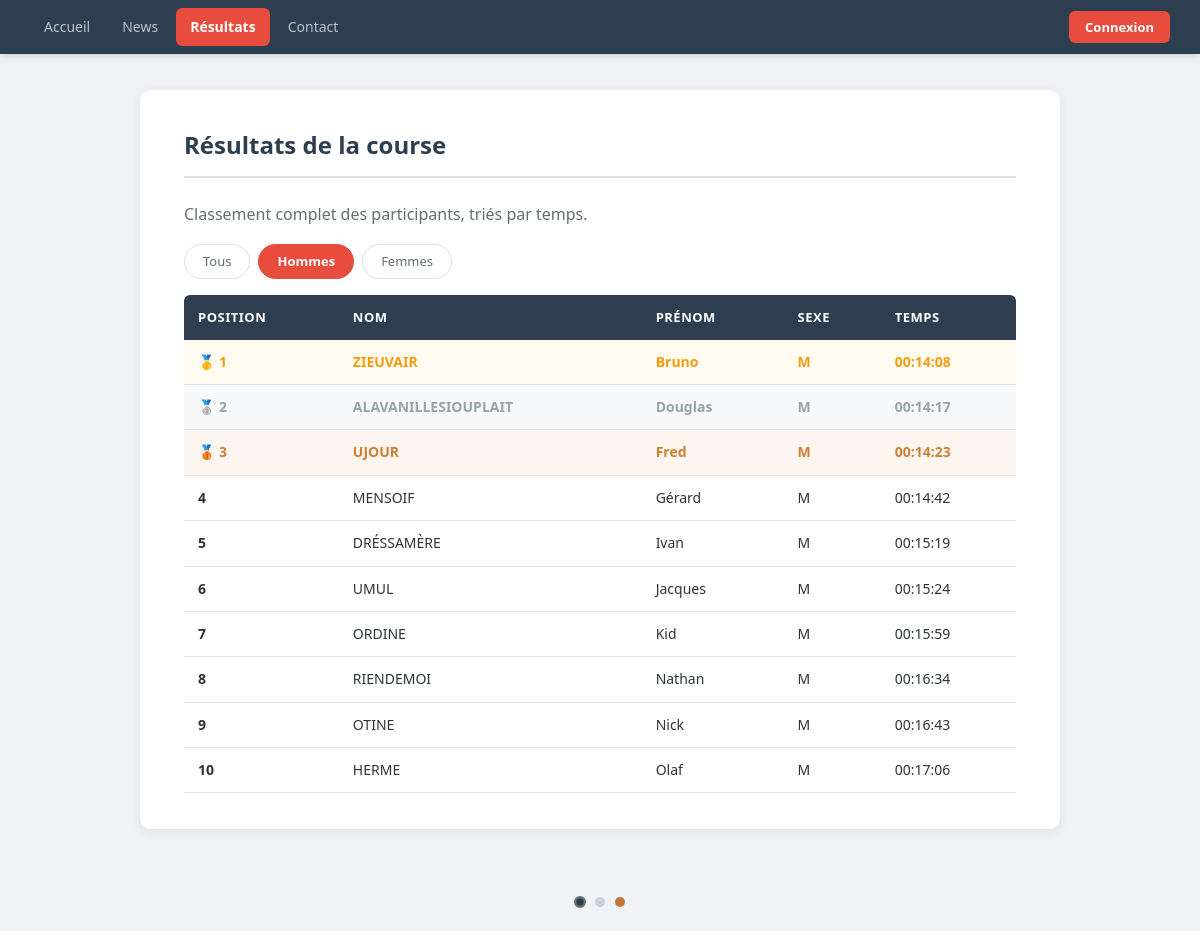
/index.php?page=resultats&filtre=M, run on the app's committed database.
### tables this page shows
CREATE TABLE IF NOT EXISTS resultats (
    ResID     INT          AUTO_INCREMENT PRIMARY KEY,
    ResNom    VARCHAR(100) NOT NULL,
    ResPrenom VARCHAR(100) NOT NULL,
    ResSexe   CHAR(1)      NOT NULL,
    ResTps    TIME         NOT NULL
);

### pages/resultats.php (the view, shortened to what this page needs)
<?php
include('config/connexion.php');
$theme  = $_SESSION['theme'] ?? 'officiel';
$filtre = $_GET['filtre'] ?? 'tous';
if ($filtre === 'tous') {
    $req = $pdo->query('SELECT * FROM resultats ORDER BY ResTps ASC');
} else {
    $req = $pdo->prepare('SELECT * FROM resultats WHERE ResSexe = ? ORDER BY ResTps ASC');
    $req->execute([$filtre]);
}
if ($theme === 'dark') {
    $titre = 'Résultats.';
    $intro = 'Classement par ordre de souffrance décroissante.';
    $note  = 'HERME Olaf. Dernier. Il était là quand même.';
} elseif ($theme === 'innojp') {
    $titre = 'Les chiffres ne mentent pas. Dans la vie, quoi.';
    $intro = 'Tout le monde est dans ce tableau. Même ceux qui auraient préféré ne pas l\'être.';
    $note  = 'HERME Olaf — 00:17:06. Dernier. Ce site lui doit autant qu\'au premier. Dans la vie, quoi.';
} else {
    $titre = 'Résultats de la course';
    $intro = 'Classement complet des participants, triés par temps.';
}
?>
<h1><?= $titre ?></h1>
<?php if ($intro): ?>
    <p style="color:var(--texte-doux); margin-bottom:16px;"><?= $intro ?></p>
<?php endif; ?>
<div class="filtre-bloc">
    <a href="index.php?page=resultats&filtre=tous" class="btn-filtre <?= $filtre === 'tous' ? 'actif' : '' ?>">Tous</a>
    <a href="index.php?page=resultats&filtre=M"    class="btn-filtre <?= $filtre === 'M'    ? 'actif' : '' ?>">Hommes</a>
    <a href="index.php?page=resultats&filtre=F"    class="btn-filtre <?= $filtre === 'F'    ? 'actif' : '' ?>">Femmes</a>
</div>
<table>
    <thead>
        <tr>
            <th>Position</th>
            <th>Nom</th>
            <th>Prénom</th>
            <th>Sexe</th>
            <th>Temps</th>
        </tr>
    </thead>
    <tbody>
    <?php
    $position = 1;
    while ($ligne = $req->fetch()):
        if     ($position === 1) { $classe = 'pos-1'; $medaille = '🥇 '; }
        elseif ($position === 2) { $classe = 'pos-2'; $medaille = '🥈 '; }
        elseif ($position === 3) { $classe = 'pos-3'; $medaille = '🥉 '; }
        else                     { $classe = '';       $medaille = ''; }
    ?>
        <tr <?= $classe ? "class=\"$classe\"" : '' ?>>
            <td><span class="badge-pos"><?= $medaille . $position ?></span></td>
            <td><?= htmlspecialchars($ligne['ResNom']) ?></td>
            <td><?= htmlspecialchars($ligne['ResPrenom']) ?></td>
            <td><?= htmlspecialchars($ligne['ResSexe']) ?></td>
            <td><?= htmlspecialchars($ligne['ResTps']) ?></td>
        </tr>
    <?php
        $position++;
    endwhile;
    ?>
    </tbody>
</table>

### css/style.css (style rules this page uses)
:root { --primaire: #2c3e50; --primaire-hover: #34495e; --accent: #e74c3c; --accent-hover: #c0392b; --or: #f39c12; --argent: #95a5a6; --bronze: #cd7f32; --fond-page: #f0f2f5; --fond-carte: #ffffff; --fond-hover-row: #f8f9fa; --texte: #2d3436; --texte-doux: #636e72; --bordure: #e0e0e0; --ombre: 0 2px 12px rgba(0, 0, 0, 0.08); --ombre-nav: 0 2px 8px rgba(0, 0, 0, 0.15); --succes-fond: #eafaf1; --succes-texte: #1e8449; --erreur-fond: #fdf2f2; --erreur-texte: #c0392b; --largeur-max: 920px; --rayon: 6px; --rayon-lg: 10px; --transition: 0.2s ease; }
*, *::before, *::after { box-sizing: border-box; margin: 0; padding: 0; }
body { font-family: 'Segoe UI', Arial, sans-serif; background: var(--fond-page); color: var(--texte); line-height: 1.6; min-height: 100vh; }
h1 { color: var(--primaire); font-size: 24px; font-weight: 700; margin-bottom: 24px; padding-bottom: 12px; border-bottom: 2px solid var(--bordure); }
p { color: var(--texte-doux); margin-bottom: 12px; }
table { width: 100%; border-collapse: collapse; margin-top: 8px; }
thead th { background: var(--primaire); color: white; padding: 12px 14px; text-align: left; font-size: 13px; text-transform: uppercase; letter-spacing: 0.5px; }
thead th:first-child { border-radius: var(--rayon) 0 0 0; }
thead th:last-child { border-radius: 0 var(--rayon) 0 0; }
tbody td { padding: 11px 14px; border-bottom: 1px solid var(--bordure); font-size: 14px; }
tbody tr.pos-1 td { font-weight: 700; color: var(--or); background: #fffbf0; }
tbody tr.pos-2 td { font-weight: 600; color: var(--argent); background: #f8f9fa; }
tbody tr.pos-3 td { font-weight: 600; color: var(--bronze); background: #fdf6f0; }
.badge-pos { display: inline-flex; align-items: center; gap: 6px; font-weight: 700; }
.filtre-bloc { display: flex; gap: 8px; margin-bottom: 16px; flex-wrap: wrap; }
.btn-filtre { padding: 6px 18px; border: 1px solid var(--bordure); border-radius: 20px; background: transparent; color: var(--texte-doux); font-size: 13px; cursor: pointer; text-decoration: none; transition: all var(--transition); }
.btn-filtre.actif { background: var(--accent); border-color: var(--accent); color: white; font-weight: 600; }

### data on the page
resultats: medaille "🥇", ResNom "ZIEUVAIR", ResPrenom "Bruno", ResSexe "M", ResTps "00:14:08"
resultats: medaille "🥈", ResNom "ALAVANILLESIOUPLAIT", ResPrenom "Douglas", ResSexe "M", ResTps "00:14:17"
resultats: medaille "🥉", ResNom "UJOUR", ResPrenom "Fred", ResSexe "M", ResTps "00:14:23"
resultats: ResNom "MENSOIF", ResPrenom "Gérard", ResSexe "M", ResTps "00:14:42"
resultats: ResNom "DRÉSSAMÈRE", ResPrenom "Ivan", ResSexe "M", ResTps "00:15:19"
resultats: ResNom "UMUL", ResPrenom "Jacques", ResSexe "M", ResTps "00:15:24"
resultats: ResNom "ORDINE", ResPrenom "Kid", ResSexe "M", ResTps "00:15:59"
resultats: ResNom "RIENDEMOI", ResPrenom "Nathan", ResSexe "M", ResTps "00:16:34"
resultats: ResNom "OTINE", ResPrenom "Nick", ResSexe "M", ResTps "00:16:43"
resultats: ResNom "HERME", ResPrenom "Olaf", ResSexe "M", ResTps "00:17:06"

### other printed values
$titre "Résultats de la course"
$intro "Classement complet des participants, triés par temps."
